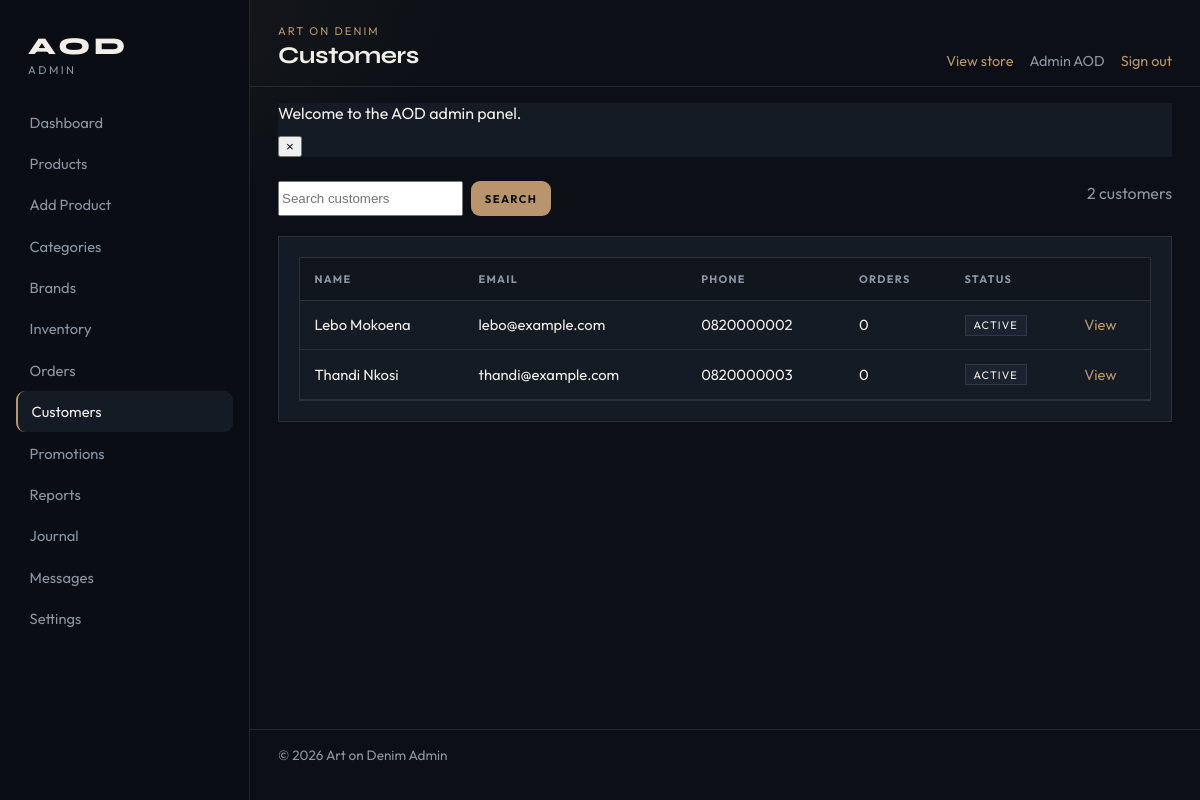
The page /admin/customers.php (signed in) on the database its author committed.
### tables this page shows
CREATE TABLE `users` (
  `id` INT UNSIGNED NOT NULL AUTO_INCREMENT,
  `first_name` VARCHAR(80) NOT NULL,
  `last_name` VARCHAR(80) NOT NULL,
  `email` VARCHAR(190) NOT NULL,
  `phone` VARCHAR(30) DEFAULT NULL,
  `password_hash` VARCHAR(255) NOT NULL,
  `role` ENUM('customer', 'admin') NOT NULL DEFAULT 'customer',
  `status` ENUM('active', 'inactive', 'banned') NOT NULL DEFAULT 'active',
  `address_line1` VARCHAR(255) DEFAULT NULL,
  `address_line2` VARCHAR(255) DEFAULT NULL,
  `city` VARCHAR(100) DEFAULT NULL,
  `province` VARCHAR(100) DEFAULT NULL,
  `postal_code` VARCHAR(20) DEFAULT NULL,
  `country` VARCHAR(100) NOT NULL DEFAULT 'South Africa',
  `email_verified_at` DATETIME DEFAULT NULL,
  `last_login_at` DATETIME DEFAULT NULL,
  `created_at` DATETIME NOT NULL DEFAULT CURRENT_TIMESTAMP,
  `updated_at` DATETIME NOT NULL DEFAULT CURRENT_TIMESTAMP ON UPDATE CURRENT_TIMESTAMP,
  PRIMARY KEY (`id`),
  UNIQUE KEY `uq_users_email` (`email`),
  KEY `idx_users_role` (`role`),
  KEY `idx_users_status` (`status`)
);

### includes/functions.php (called while the page is built, shortened)
<?php
function e(?string $value): string
{
    return htmlspecialchars((string) $value, ENT_QUOTES | ENT_SUBSTITUTE, 'UTF-8');
}
function url(string $path = ''): string
{
    $path = ltrim($path, '/');
    return rtrim(BASE_URL, '/') . '/' . $path;
}
function asset(string $path): string
{
    return url(ltrim($path, '/'));
}
function current_user(): ?array
{
    return $_SESSION['user'];
}

### config/database.php (called while the page is built, shortened)
<?php
function db(): PDO
{
    static $pdo = null;
    if ($pdo instanceof PDO) {
        return $pdo;
    }
    $dsn = sprintf(
        'mysql:host=%s;port=%s;dbname=%s;charset=%s',
        DB_HOST,
        DB_PORT,
        DB_NAME,
        DB_CHARSET
    );
    try {
        $pdo = new PDO($dsn, DB_USER, DB_PASS, [
            PDO::ATTR_ERRMODE            => PDO::ERRMODE_EXCEPTION,
            PDO::ATTR_DEFAULT_FETCH_MODE => PDO::FETCH_ASSOC,
            PDO::ATTR_EMULATE_PREPARES   => false,
            PDO::MYSQL_ATTR_INIT_COMMAND => "SET NAMES utf8mb4 COLLATE utf8mb4_unicode_ci",
        ]);
    } catch (PDOException $e) {
        if (APP_DEBUG) {
            throw new RuntimeException('Database connection failed: ' . $e->getMessage(), 0, $e);
        }
        error_log('AOD DB Error: ' . $e->getMessage());
        http_response_code(503);
        exit('Service temporarily unavailable. Please try again later.');
    }
    return $pdo;
}

### includes/auth.php (called while the page is built, shortened)
<?php
function refresh_session_user(): ?array
{
    $full = find_user_by_id((int) $_SESSION['user']['id']);
    return $_SESSION['user'];
}
function find_user_by_id(int $id): ?array
{
    $stmt = db()->prepare('SELECT * FROM users WHERE id = :id LIMIT 1');
    $stmt->execute([':id' => $id]);
    $user = $stmt->fetch();
    return $user ?: null;
}

### includes/admin-auth.php (called while the page is built, shortened)
<?php
function require_admin(): void
{
    $user = refresh_session_user();
}

### admin/customers.php (the view, shortened to what this page needs)
<?php
require_admin();
$q = trim((string) ($_GET['q'] ?? ''));
$page = max(1, (int) ($_GET['page'] ?? 1));
$perPage = 20;
$offset = ($page - 1) * $perPage;
$where = "role = 'customer'";
$params = [];
$count = db()->prepare("SELECT COUNT(*) FROM users WHERE {$where}");
$count->execute($params);
$total = (int) $count->fetchColumn();
$stmt = db()->prepare(
    "SELECT u.*,
            (SELECT COUNT(*) FROM orders o WHERE o.user_id = u.id) AS order_count
     FROM users u
     WHERE {$where}
     ORDER BY u.created_at DESC
     LIMIT {$perPage} OFFSET {$offset}"
);
$stmt->execute($params);
$customers = $stmt->fetchAll();
$pageTitle = 'Customers';
require dirname(__DIR__) . '/includes/admin-header.php';
?>
<div class="admin-toolbar">
    <form method="get">
        <input type="search" name="q" value="<?= e($q) ?>" placeholder="Search customers">
        <button class="admin-btn admin-btn--sm" type="submit">Search</button>
    </form>
    <p class="muted"><?= $total ?> customers</p>
</div>
<section class="admin-panel">
    <div class="admin-table-wrap">
        <table class="admin-table">
            <thead>
                <tr>
                    <th>Name</th>
                    <th>Email</th>
                    <th>Phone</th>
                    <th>Orders</th>
                    <th>Status</th>
                    <th></th>
                </tr>
            </thead>
            <tbody>
                <?php if (!$customers): ?>
                    <tr><td colspan="6" class="muted">No customers found.</td></tr>
                <?php else: ?>
                    <?php foreach ($customers as $c): ?>
                        <tr>
                            <td><?= e($c['first_name'] . ' ' . $c['last_name']) ?></td>
                            <td><?= e($c['email']) ?></td>
                            <td><?= e((string) ($c['phone'] ?? '—')) ?></td>
                            <td><?= (int) $c['order_count'] ?></td>
                            <td><span class="badge"><?= e($c['status']) ?></span></td>
                            <td><a href="<?= e(url('admin/customer-details.php?id=' . (int) $c['id'])) ?>">View</a></td>
                        </tr>
                    <?php endforeach; ?>
                <?php endif; ?>
            </tbody>
        </table>
    </div>
</section>
<?php require dirname(__DIR__) . '/includes/admin-footer.php'; ?>

### includes/admin-header.php (shortened to what this page needs)
<?php
$pageTitle = $pageTitle ?? 'Admin';
$adminUser = current_user();
?>
<!DOCTYPE html>
<html lang="en">
<head>
    <link rel="stylesheet" href="<?= e(asset('assets/css/admin.css')) ?>">
</head>
<body class="admin-body">
<div class="admin-shell">
<?php require __DIR__ . '/admin-sidebar.php'; ?>
<div class="admin-main-wrap">
    <header class="admin-topbar">
        <div>
            <p class="admin-topbar__eyebrow">Art on Denim</p>
            <h1 class="admin-topbar__title"><?= e($pageTitle) ?></h1>
        </div>
        <div class="admin-topbar__actions">
            <a href="<?= e(url('index.php')) ?>" target="_blank" rel="noopener">View store</a>
            <span><?= e(($adminUser['first_name'] ?? 'Admin') . ' ' . ($adminUser['last_name'] ?? '')) ?></span>
            <form method="post" action="<?= e(url('admin/logout.php')) ?>">
                <button type="submit" class="admin-link-btn">Sign out</button>
            </form>
        </div>
    </header>
    <div class="admin-alerts">
        <?php require __DIR__ . '/alerts.php'; ?>
    </div>
    <main id="admin-main" class="admin-content">

### assets/css/admin.css (style rules this page uses)
:root { --admin-bg: #0c1016; --admin-panel: #151b24; --admin-panel-2: #1b2330; --admin-border: rgba(242, 239, 233, 0.1); --admin-text: #f2efe9; --admin-muted: #8b95a3; --admin-accent: #b8956c; --admin-accent-deep: #9a7854; --admin-danger: #c45c48; --admin-success: #3d8f6a; --admin-warning: #c49a4a; --font-display: "Syne", sans-serif; --font-body: "Outfit", sans-serif; --sidebar-w: 250px; --radius: 9px; --transition: 200ms ease; }
*, *::before, *::after { box-sizing: border-box; }
body.admin-body { margin: 0; min-height: 100vh; font-family: var(--font-body); background: radial-gradient(900px 400px at 0% 0%, rgba(184, 149, 108, 0.08), transparent 55%), var(--admin-bg); color: var(--admin-text); -webkit-font-smoothing: antialiased; }
a { color: var(--admin-accent); text-decoration: none; }
h1, h2, h3 { font-family: var(--font-display); letter-spacing: -0.02em; margin: 0 0 0.75rem; }
p { margin: 0 0 0.75rem; }
.admin-shell { display: grid; grid-template-columns: var(--sidebar-w) 1fr; min-height: 100vh; }
.admin-main-wrap { display: flex; flex-direction: column; min-width: 0; }
.admin-topbar { display: flex; justify-content: space-between; gap: 1rem; align-items: end; padding: 1.5rem 1.75rem 1rem; border-bottom: 1px solid var(--admin-border); }
.admin-topbar__eyebrow { margin: 0; font-size: 0.7rem; letter-spacing: 0.18em; text-transform: uppercase; color: var(--admin-accent); }
.admin-topbar__title { margin: 0.2rem 0 0; font-size: clamp(1.4rem, 2vw, 1.9rem); }
.admin-topbar__actions { display: flex; flex-wrap: wrap; gap: 1rem; align-items: center; color: var(--admin-muted); font-size: 0.9rem; }
.admin-link-btn { background: transparent; border: 0; color: var(--admin-accent); cursor: pointer; font: inherit; padding: 0; }
.admin-alerts { padding: 0 1.75rem; }
.admin-content { padding: 1.5rem 1.75rem 2.5rem; flex: 1; }
.admin-panel { background: var(--admin-panel); border: 1px solid var(--admin-border); padding: 1.25rem; }
.admin-toolbar { display: flex; flex-wrap: wrap; gap: 0.75rem; justify-content: space-between; align-items: center; margin-bottom: 1.25rem; }
.admin-toolbar form { display: flex; flex-wrap: wrap; gap: 0.5rem; }
.admin-btn { display: inline-flex; align-items: center; justify-content: center; min-height: 2.7rem; padding: 0.65rem 1.2rem; border: 1px solid transparent; background: var(--admin-accent); color: #0c1016; font: inherit; font-size: 0.78rem; font-weight: 700; letter-spacing: 0.12em; text-transform: uppercase; cursor: pointer; border-radius: var(--radius); }
.admin-btn { position: relative; isolation: isolate; overflow: hidden; }
.admin-btn::before { content: ""; position: absolute; z-index: -1; inset: 0 auto 0 0; width: 0; background: #f2efe9; transition: width 0.4s cubic-bezier(0.22, 1, 0.36, 1); }
.admin-btn--sm { min-height: 2.2rem; padding: 0.4rem 0.8rem; font-size: 0.7rem; }
.admin-table-wrap { overflow-x: auto; border: 1px solid var(--admin-border); }
.admin-table { width: 100%; border-collapse: collapse; font-size: 0.92rem; }
.admin-table th, .admin-table td { text-align: left; padding: 0.85rem 0.9rem; border-bottom: 1px solid var(--admin-border); vertical-align: middle; }
.admin-table th { font-size: 0.68rem; letter-spacing: 0.12em; text-transform: uppercase; color: var(--admin-muted); background: rgba(0,0,0,0.2); }
.badge { display: inline-flex; padding: 0.15rem 0.5rem; font-size: 0.68rem; letter-spacing: 0.1em; text-transform: uppercase; background: var(--admin-panel-2); border: 1px solid var(--admin-border); }
.muted { color: var(--admin-muted); }

### rows shown on the page
users: first_name+last_name "Admin AOD"
users: first_name+last_name "Lebo Mokoena", email "lebo@example.com", phone "0820000002", order_count "0", status "ACTIVE"
users: first_name+last_name "Thandi Nkosi", email "thandi@example.com", phone "0820000003", order_count "0", status "ACTIVE"

### other values the page prints
$item[0] "Dashboard"
$item[0] "Products"
$item[0] "Add Product"
$item[0] "Categories"
$item[0] "Brands"
$item[0] "Inventory"
$item[0] "Orders"
$item[0] "Customers"
$item[0] "Promotions"
$item[0] "Reports"
$item[0] "Journal"
$item[0] "Messages"
$item[0] "Settings"
$pageTitle "Customers"
$flash['message'] "Welcome to the AOD admin panel."
